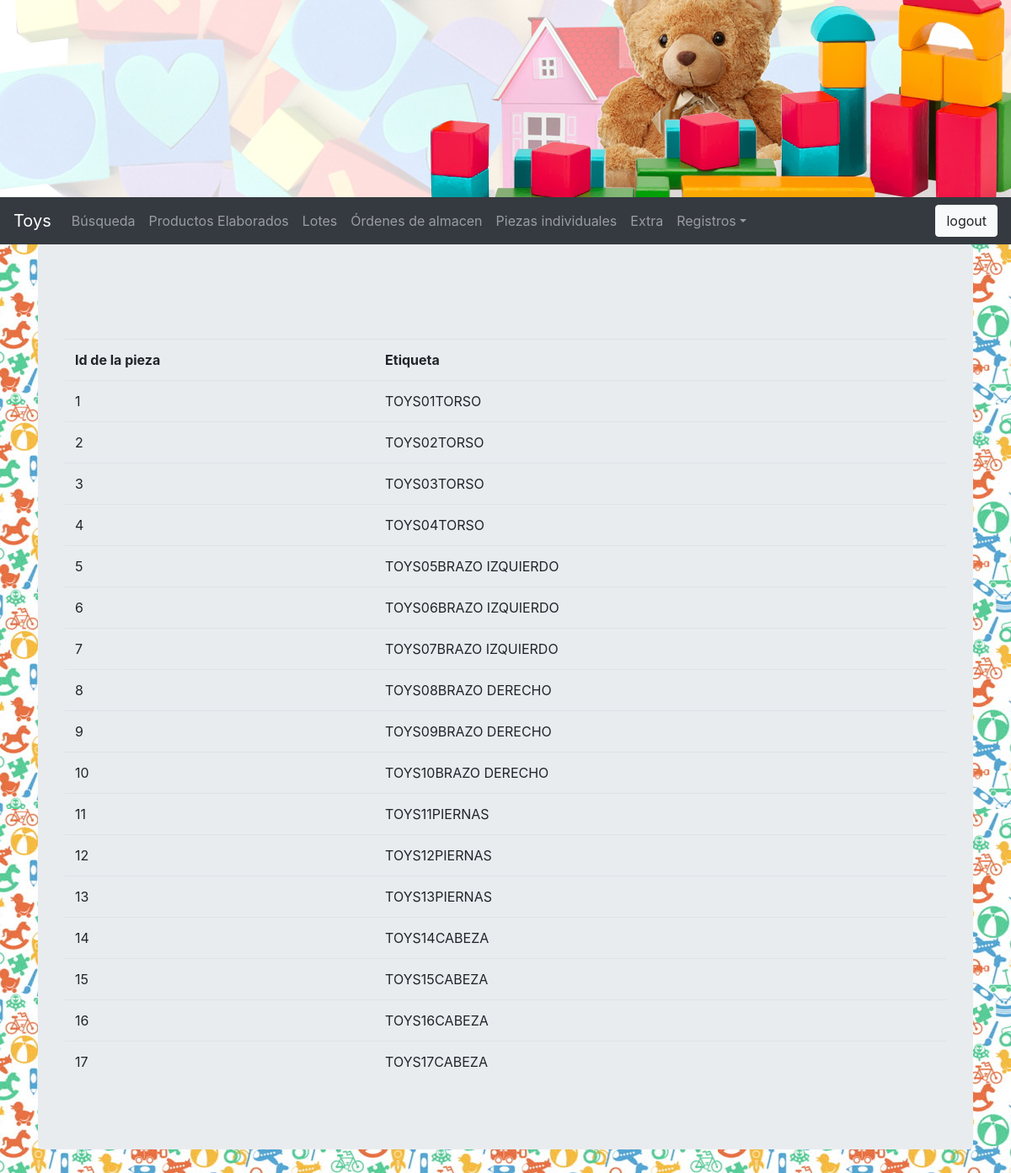
Page /piezas_indiv_list/ (signed in) on the committed database.
### reportes/models.py (models this page shows, shortened)
class Piezas_indiv(models.Model):
	nombre_pieza = models.ForeignKey(Piezas_gral, on_delete=models.CASCADE)
	fecha_registro = models.DateTimeField(auto_now_add = True)
	def _get_etiqueta(self):
		if self.id < 10:
				etiqueta = "TOYS" + "0" + str(self.id) + str(self.nombre_pieza).upper()
		else:
				etiqueta = "TOYS" + str(self.id) + str(self.nombre_pieza).upper()
		return etiqueta
	etiqueta = property(_get_etiqueta)

class Piezas_gral(models.Model):
	nombre_pieza = models.CharField(max_length = 40)
	proveedor = models.CharField(max_length = 40)
	precio = models.FloatField()
	fecha_registro = models.DateTimeField(auto_now_add = True)
	def __str__(self):
		return str(self.nombre_pieza)

### reportes/views.py (the view)
# urls.py: path('piezas_indiv_list/', views.piezas_indiv_list, name='piezas_indiv_list_view'),
@login_required(login_url = "/")
def piezas_indiv_list(request):
	queryset = Piezas_indiv.objects.all()
	return render(request, "reportes/piezas_indiv_list.html",{ "object_list" : queryset})

### reportes/templates/reportes/piezas_indiv_list.html (shortened to what this page needs)
{% extends 'base.html' %}
{% block content %}
<section class="container">
	<div class="jumbotron">
	<table class="table table-strip mt-5">
		<th>Id de la pieza</th>
		<th>Etiqueta</th>
		{% for j in object_list %}
			<tr>
				<td>{{ j.id }} </td>
				<td>{{ j.etiqueta }}</td>
			</tr>
			{% empty %}
			{% if request.GET.q %}
				No se entontro avance
			{% else %}
				No hay datos
			{% endif %}
		{% endfor %}
	</table>
</div>
</section>
{% endblock %}

### static-storage/static/login.css (style rules this page uses)
html { margin: 0px; padding: 0px; }

### rows in the picture
Piezas_indiv: id "1", etiqueta "TOYS01TORSO"
Piezas_indiv: id "2", etiqueta "TOYS02TORSO"
Piezas_indiv: id "3", etiqueta "TOYS03TORSO"
Piezas_indiv: id "4", etiqueta "TOYS04TORSO"
Piezas_indiv: id "5", etiqueta "TOYS05BRAZO IZQUIERDO"
Piezas_indiv: id "6", etiqueta "TOYS06BRAZO IZQUIERDO"
Piezas_indiv: id "7", etiqueta "TOYS07BRAZO IZQUIERDO"
Piezas_indiv: id "8", etiqueta "TOYS08BRAZO DERECHO"
Piezas_indiv: id "9", etiqueta "TOYS09BRAZO DERECHO"
Piezas_indiv: id "10", etiqueta "TOYS10BRAZO DERECHO"
Piezas_indiv: id "11", etiqueta "TOYS11PIERNAS"
Piezas_indiv: id "12", etiqueta "TOYS12PIERNAS"
Piezas_indiv: id "13", etiqueta "TOYS13PIERNAS"
Piezas_indiv: id "14", etiqueta "TOYS14CABEZA"
Piezas_indiv: id "15", etiqueta "TOYS15CABEZA"
Piezas_indiv: id "16", etiqueta "TOYS16CABEZA"
Piezas_indiv: id "17", etiqueta "TOYS17CABEZA"
